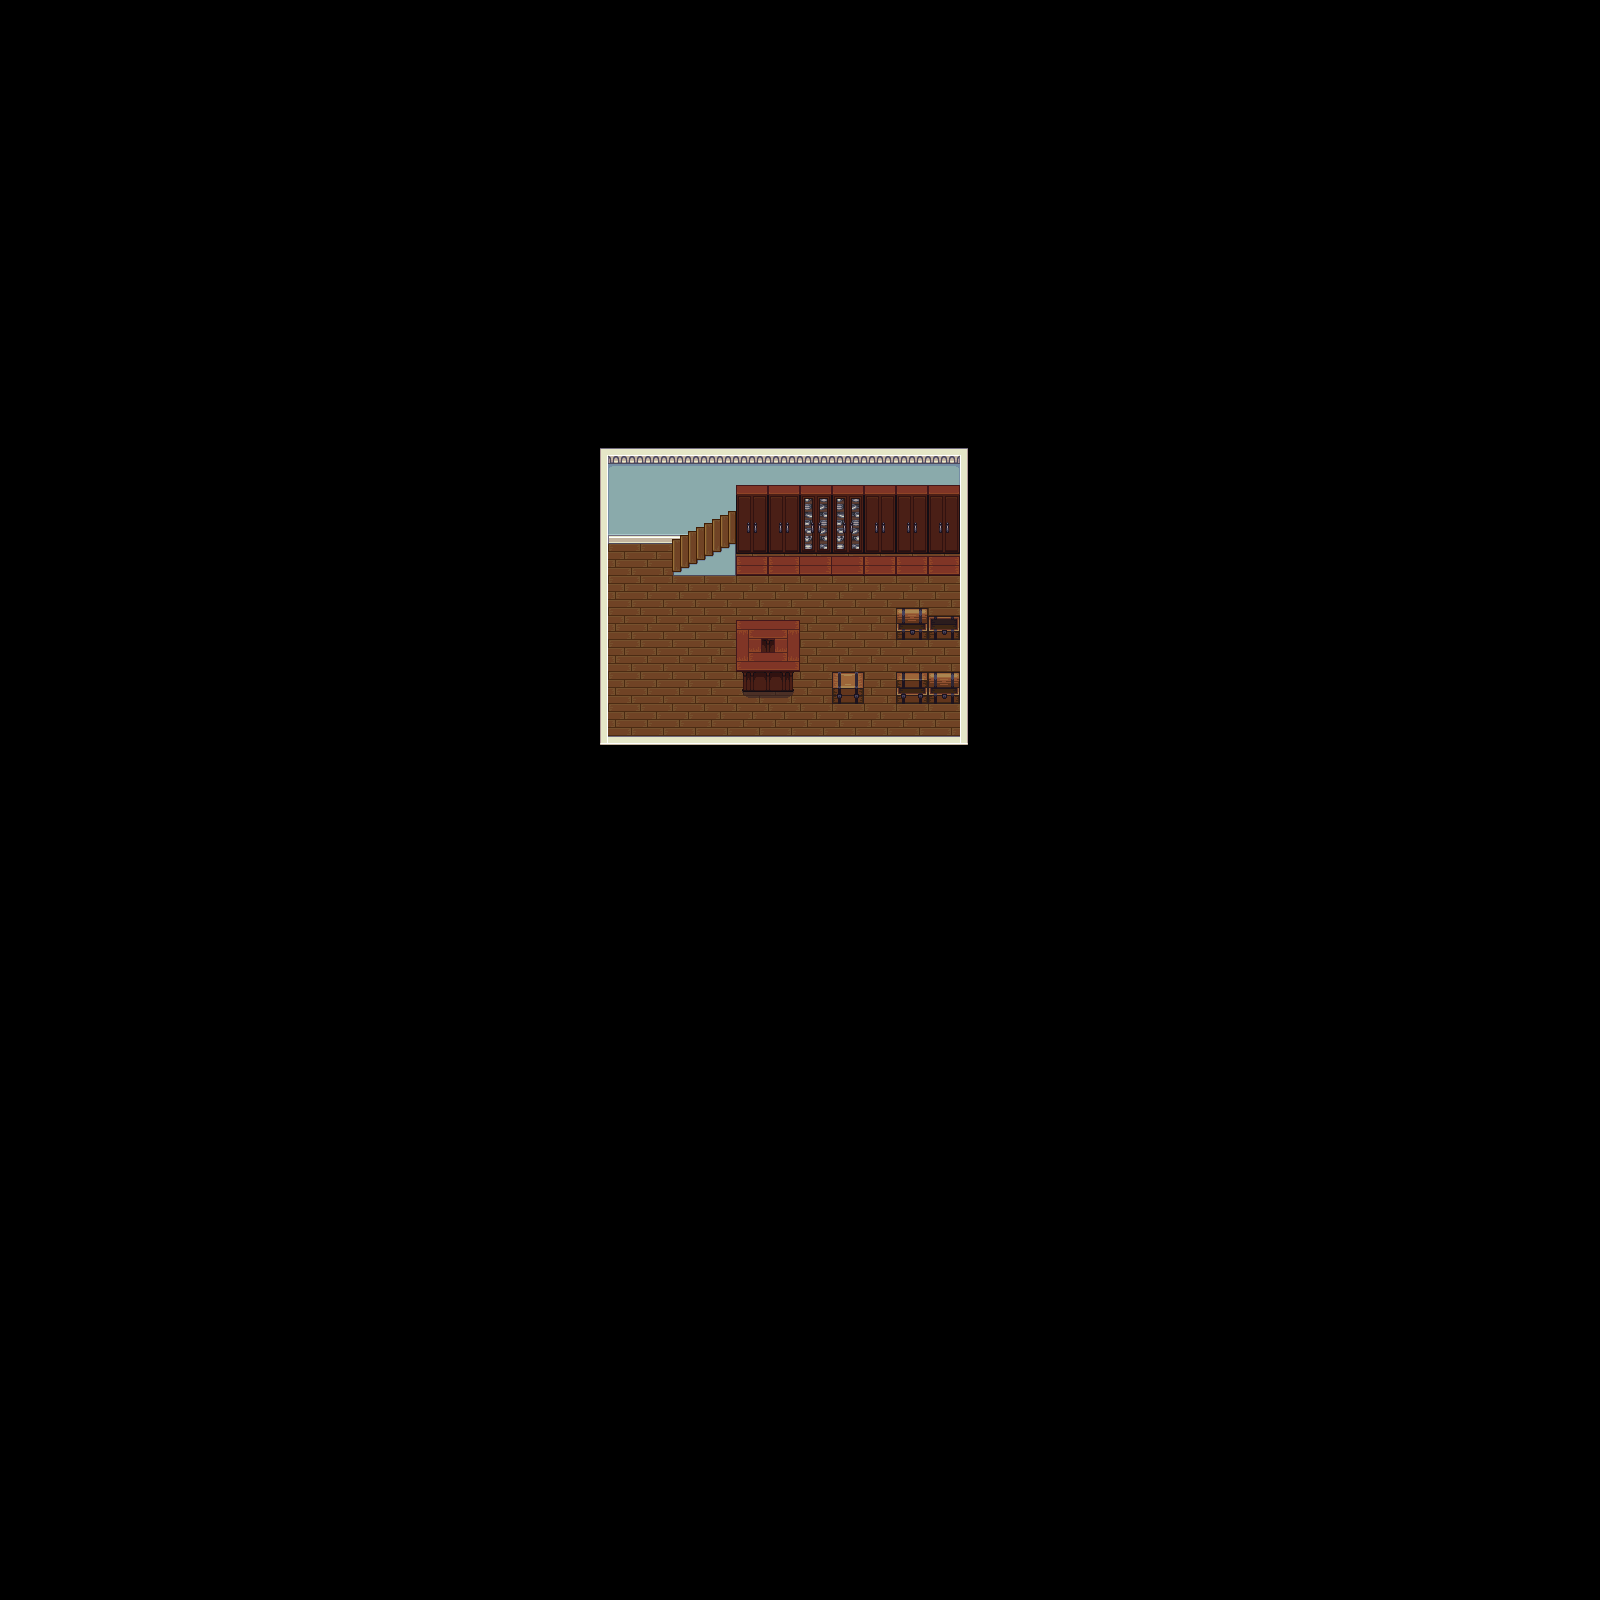

A level layout from a 2D game, rendered from its tile map. Below: a short description, then the map file with tile-grid data replaced by summaries:
An orthogonal 50x50 tile map with 32x32 px tiles, 10 tile layers (Void, Floor, Walls, WallDecorations, ...), 7 tilesets and 24 objects (goUpstairs, playerStart, soldier, music).

<map version="1.0" orientation="orthogonal" renderorder="right-down" width="50" height="50" tilewidth="32" tileheight="32" nextobjectid="59">
 <tileset firstgid="1" name="inside" tilewidth="32" tileheight="32">
  <image source="inside.png" width="320" height="320" />
 </tileset>
 <tileset firstgid="101" name="holek" tilewidth="32" tileheight="32">
  <image source="holek.png" width="96" height="192" />
 </tileset>
 <tileset firstgid="119" name="stairs" tilewidth="32" tileheight="32">
  <image source="stairs.png" width="256" height="448" />
 </tileset>
 <tileset firstgid="231" name="victoria" tilewidth="32" tileheight="32">
  <image source="victoria.png" width="352" height="160" />
 </tileset>
 <tileset firstgid="286" name="house" tilewidth="32" tileheight="32">
  <image source="house.png" width="288" height="224" />
 </tileset>
 <tileset firstgid="349" name="cabinets" tilewidth="32" tileheight="32">
  <image source="cabinets.png" width="192" height="416" />
 </tileset>
 <tileset firstgid="427" name="chests" tilewidth="32" tileheight="32">
  <image source="chests.png" width="64" height="96" />
 </tileset>
 <layer name="Void" width="50" height="50">
  <data>[2500 cells, 2500 non-empty, 1 distinct tile ids]</data>
 </layer>
 <layer name="Floor" width="50" height="50">
  <data>[2500 cells, 66 non-empty, 1 distinct tile ids]</data>
 </layer>
 <layer name="Walls" width="50" height="50">
  <data>[2500 cells, 64 non-empty, 16 distinct tile ids]</data>
 </layer>
 <layer name="WallDecorations" width="50" height="50">
  <data>[2500 cells, 0 non-empty, 0 distinct tile ids]</data>
 </layer>
 <layer name="WallDecorations (higher prio)" width="50" height="50">
  <data>[2500 cells, 0 non-empty, 0 distinct tile ids]</data>
 </layer>
 <layer name="Props (lower prio)" width="50" height="50">
  <data>[2500 cells, 0 non-empty, 0 distinct tile ids]</data>
 </layer>
 <layer name="Tables" width="50" height="50">
  <data>[2500 cells, 0 non-empty, 0 distinct tile ids]</data>
 </layer>
 <layer name="Tables (higher prio)" width="50" height="50">
  <data>[2500 cells, 2 non-empty, 2 distinct tile ids]</data>
 </layer>
 <layer name="Props" width="50" height="50">
  <data>[2500 cells, 38 non-empty, 22 distinct tile ids]</data>
 </layer>
 <layer name="Props (higher prio)" width="50" height="50">
  <data>[2500 cells, 11 non-empty, 4 distinct tile ids]</data>
 </layer>
 <objectgroup color="#ffffff" name="collision">
  <object id="36" x="608" y="535.333" width="52" height="6.66667" />
  <object id="38" x="652.667" y="525.333" width="13.3333" height="8.66667" />
  <object id="39" x="654" y="514" width="18.6667" height="14.6667" />
  <object id="40" x="662.667" y="497.333" width="16" height="25.3333" />
  <object id="41" x="672.667" y="502.667" width="62.6667" height="14.6667" />
  <object id="42" x="724.667" y="510.667" width="10.0039" height="61.2539" />
  <object id="43" x="735.333" y="535.333" width="231" height="17.6667" />
  <object id="44" x="960" y="527.333" width="7.33333" height="216.667" />
  <object id="45" x="600" y="736.667" width="360.667" height="7.33333" />
  <object id="46" x="598" y="535.333" width="10" height="204.667" />
  <object id="47" x="689" y="571.667" width="45.6703" height="3.11051" />
  <object id="48" x="697.333" y="568" width="29.3333" height="4" />
  <object id="49" x="705" y="563.667" width="21.6667" height="5" />
  <object id="50" x="714" y="560" width="14.3333" height="4.33333" />
  <object id="51" x="721" y="555.667" width="7" height="5.66667" />
  <object id="52" x="737.333" y="620" width="60.6667" height="72" />
  <object id="53" x="833.333" y="672.667" width="28" height="30.6667" />
  <object id="54" x="899.333" y="672" width="63.6667" height="31.3333" />
  <object id="55" x="896.333" y="609" width="31.6667" height="30.3333" />
  <object id="56" x="928.333" y="617" width="32.6667" height="22.3333" />
 </objectgroup>
 <objectgroup color="#00aa00" name="events">
  <object id="8" name="goUpstairs" x="690.667" y="520.333" width="37.0003" height="51.6667" />
 </objectgroup>
 <objectgroup color="#d33769" name="markers">
  <object id="9" name="playerStart" x="658.667" y="707.334" />
  <object id="57" name="SoldatenMartin" type="soldier" x="843" y="622" />
  <object id="58" name="indoors" type="music" x="325" y="217" />
 </objectgroup>
</map>
